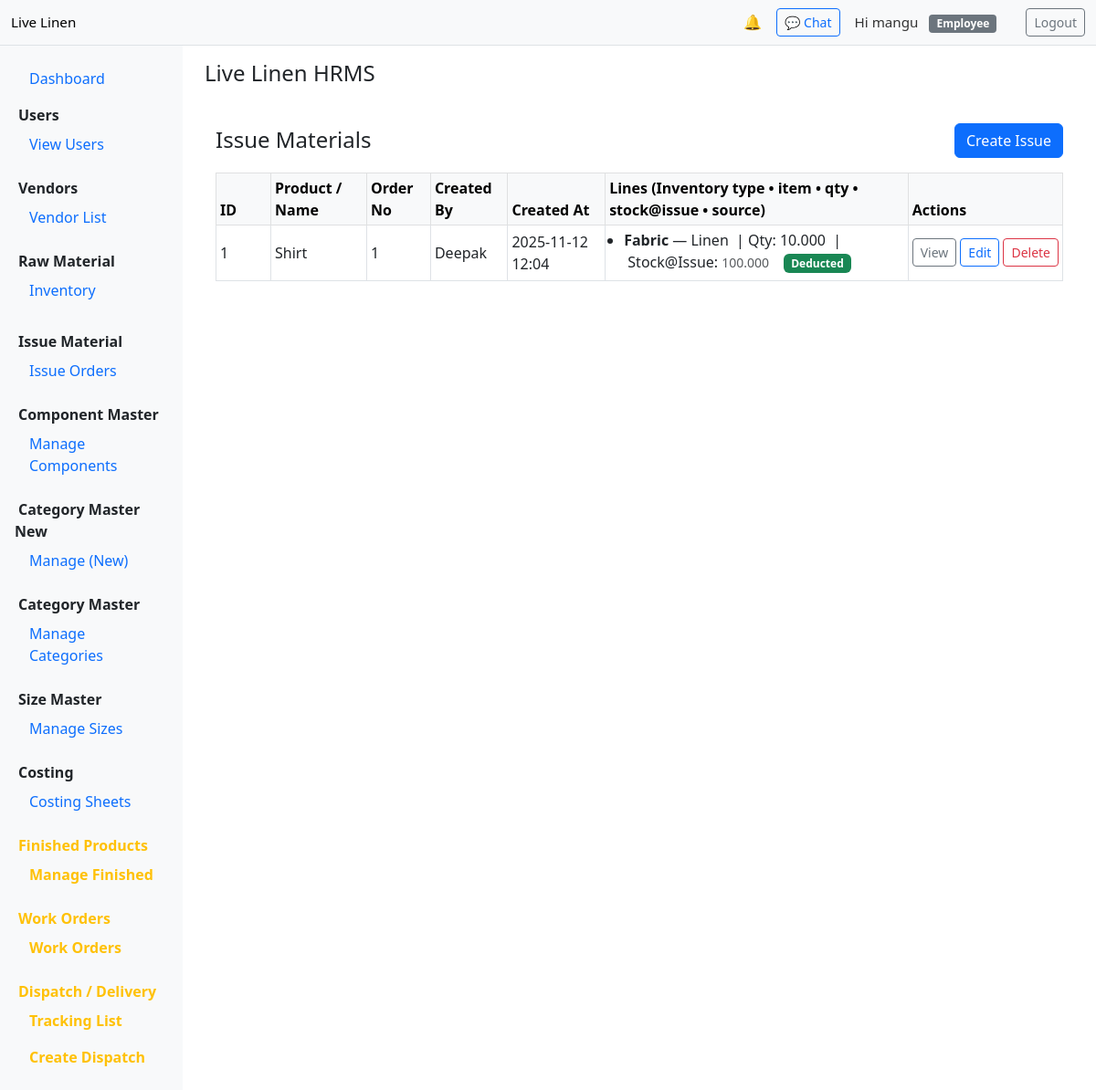
The app's page /issue-material/ (signed in) with its own data.
### issue_material/models.py (models this page shows, shortened)
class Issue(models.Model):
    product = models.CharField(max_length=255)
    order_no = models.CharField(max_length=255, blank=True, null=True)
    created_by = models.ForeignKey(
        settings.AUTH_USER_MODEL,
        on_delete=models.SET_NULL,
        null=True,
        blank=True,
        related_name="issues_created",
    )
    created_at = models.DateTimeField(default=timezone.now)
    notes = models.TextField(blank=True, null=True)
    class Meta:
        ordering = ("-created_at",)

class IssueLine(models.Model):
    INVENTORY_TYPE_ACCESSORY = "accessory"
    INVENTORY_TYPE_FABRIC = "fabric"
    INVENTORY_TYPE_PRINTED = "printed"
    INVENTORY_TYPE_CHOICES = (
        (INVENTORY_TYPE_ACCESSORY, "Accessory"),
        (INVENTORY_TYPE_FABRIC, "Fabric"),
        (INVENTORY_TYPE_PRINTED, "Printed"),
    )
    issue = models.ForeignKey(
        Issue,
        related_name="lines",
        on_delete=models.CASCADE,
    )
    inventory_type = models.CharField(max_length=30, choices=INVENTORY_TYPE_CHOICES)
    content_type = models.ForeignKey(ContentType, on_delete=models.CASCADE, null=True, blank=True)
    object_id = models.PositiveIntegerField(null=True, blank=True)
    inventory_object = GenericForeignKey("content_type", "object_id")
    item_name = models.CharField(max_length=255, blank=True, null=True)
    stock_at_issue = models.DecimalField(
        max_digits=12, decimal_places=3, null=True, blank=True
    )
    from_waste = models.BooleanField(default=False)
    qty = models.DecimalField(max_digits=12, decimal_places=3, default=0)
    created_at = models.DateTimeField(auto_now_add=True)
    class Meta:
        ordering = ("-created_at",)

### issue_material/views.py (the view)
def _list_issues_impl(request: HttpRequest) -> HttpResponse:
    try:
        Issue = _get_issue_model_safe()
    except LookupError as e:
        return HttpResponse(f"<h2>Configuration error</h2><p>{e}</p>", status=500)
    qs = Issue.objects.all().order_by("-id")
    page = request.GET.get("page", 1)
    per_page = request.GET.get("per_page", 25)
    try:
        per_page = int(per_page)
    except Exception:
        per_page = 25
    paginator = Paginator(qs, per_page)
    try:
        page_obj = paginator.page(page)
    except PageNotAnInteger:
        page_obj = paginator.page(1)
    except EmptyPage:
        page_obj = paginator.page(paginator.num_pages)
    context = {"object_list": page_obj.object_list, "page_obj": page_obj, "paginator": paginator}
    return render(request, TEMPLATE_LIST, context)

### templates/issue_forms/issue_list.html (shortened to what this page needs)
{% extends "base.html" %}
{% load static %}
{% block content %}
<div class="container py-4">
  <div class="d-flex justify-content-between align-items-center mb-3">
    <h4 class="mb-0">Issue Materials</h4>
    <a class="btn btn-primary" href="{% url 'issue_material:create_issue' %}">Create Issue</a>
  </div>
  {% if object_list %}
    <div class="table-responsive">
      <table class="table table-sm table-bordered align-middle">
        <thead class="table-light">
          <tr>
            <th style="width:60px">ID</th>
            <th>Product / Name</th>
            <th>Order No</th>
            <th>Created By</th>
            <th>Created At</th>
            <th>Lines (Inventory type • item • qty • stock@issue • source)</th>
            <th style="width:150px">Actions</th>
          </tr>
        </thead>
        <tbody>
          {% for obj in object_list %}
            <tr>
              <td class="align-middle">{{ obj.pk }}</td>
              <td class="align-middle">
                {{ obj.product|default:"--" }}
              </td>
              <td class="align-middle">
                {{ obj.order_no|default:"--" }}
              </td>
              <td class="align-middle">
                {% if obj.created_by %}
                  {{ obj.created_by.get_full_name|default:obj.created_by.username }}
                {% else %}
                  --
                {% endif %}
              </td>
              <td class="align-middle">
                {% if obj.created_at %}
                  {{ obj.created_at|date:"Y-m-d H:i" }}
                {% else %}
                  --
                {% endif %}
              </td>
              <td>
                {% if obj.lines.all %}
                  <ul class="mb-0 ps-3">
                    {% for line in obj.lines.all %}
                      <li class="mb-1">
                        <span class="fw-semibold">{{ line.inventory_type|title }}</span>
                         — {{ line.item_name|default:"(unknown item)" }}
                        &nbsp;|&nbsp;Qty: <span class="fw-medium">{{ line.qty }}</span>
                        {% if line.stock_at_issue is not None %}
                          &nbsp;|&nbsp;Stock@Issue: <small class="text-muted">{{ line.stock_at_issue }}</small>
                        {% endif %}
                        {% if line.from_waste %}
                          &nbsp;<span class="badge bg-secondary ms-2">From waste</span>
                        {% else %}
                          &nbsp;<span class="badge bg-success ms-2">Deducted</span>
                        {% endif %}
                      </li>
                    {% endfor %}
                  </ul>
                {% else %}
                  <small class="text-muted">— no lines —</small>
                {% endif %}
              </td>
              <td class="align-middle">
                <div class="d-flex gap-1">
                  <a class="btn btn-sm btn-outline-secondary" href="{% url 'issue_material:issue_detail' obj.pk %}">View</a>
                  <a class="btn btn-sm btn-outline-primary" href="{% url 'issue_material:issue_edit' obj.pk %}">Edit</a>
                  <form method="post" action="{% url 'issue_material:issue_delete' obj.pk %}" style="display:inline;">
                    <button type="submit" class="btn btn-sm btn-outline-danger">Delete</button>
                  </form>
                </div>
              </td>
            </tr>
          {% endfor %}
        </tbody>
      </table>
    </div>
  {% else %}
    <div class="alert alert-info">No issues found.</div>
  {% endif %}
</div>
{% endblock %}

### templates/base.html (shortened to what this page needs)
{% load static %}
<!doctype html>
<html>
<head>
  <link href="https://cdn.jsdelivr.net/npm/bootstrap@5.3.0/dist/css/bootstrap.min.css" rel="stylesheet">
</head>
<body>
<nav class="navbar navbar-expand-lg navbar-light bg-light border-bottom">
  <div class="container-fluid">
    {% url 'core:dashboard' as core_dashboard_url %}
    <a class="navbar-brand brand-small" href="{% if request.user.is_authenticated %}{{ core_dashboard_url|default:'#' }}{% else %}#{% endif %}">Live Linen</a>
    <div class="d-flex align-items-center ms-auto gap-3">
      {% if user.is_authenticated %}
        {% url 'workorders:notifications' as workorders_notifications_url %}
        <div>
          <a href="{{ workorders_notifications_url|default:'#' }}" class="text-decoration-none notif-bell" title="Notifications">
            🔔
          </a>
        </div>
        {% url 'chat:room' as chat_room_url %}
        <div>
          <a href="{{ chat_room_url|default:'#' }}" class="btn btn-outline-primary btn-sm notif-chat" title="Chat">
            💬 Chat
          </a>
        </div>
        <div class="me-3 user-greet">
          Hi {{ user.get_full_name|default:user.username }}
          {% if user.is_superuser or perms.components.add_costcomponent %}
            <span class="ms-2 badge bg-primary role-badge">Admin</span>
          {% else %}
            <span class="ms-2 badge bg-secondary role-badge">Employee</span>
          {% endif %}
        </div>
        {% url 'logout' as logout_url %}
        <div>
          <a class="btn btn-outline-secondary btn-sm" href="{{ logout_url|default:'#' }}">Logout</a>
        </div>
      {% else %}
        {% url 'login' as login_url %}
        <a class="btn btn-primary btn-sm" href="{{ login_url|default:'#' }}">Login</a>
      {% endif %}
    </div>
  </div>
</nav>
<div class="container-fluid">
  <div class="row">
    {% if request.user.is_authenticated %}
      <nav class="col-lg-2 d-none d-lg-block bg-light sidebar p-3">
        <ul class="nav flex-column">
          {% url 'core:dashboard' as core_dashboard_url %}
          <li class="nav-item mb-2">
            <a class="nav-link {% if request.path == '/dashboard/' %}active{% endif %}" href="{{ core_dashboard_url|default:'#' }}">Dashboard</a>
          </li>
          <li class="nav-item"><strong class="px-1">Users</strong></li>
          {% url 'core:create_user' as core_create_user_url %}
          {% url 'core:user_list' as core_user_list_url %}
          <li class="nav-item">
            <a class="nav-link {% if request.path == '/dashboard/users/' %}active{% endif %}" href="{{ core_user_list_url|default:'#' }}">View Users</a>
          </li>
          <li class="nav-item mt-3"><strong class="px-1">Vendors</strong></li>
          {% url 'vendors:create' as vendors_create_url %}
          {% url 'vendors:list' as vendors_list_url %}
          <li class="nav-item">
            <a class="nav-link {% if request.path == '/vendors/' %}active{% endif %}" href="{{ vendors_list_url|default:'#' }}">Vendor List</a>
          </li>
          <li class="nav-item mt-3"><strong class="px-1">Raw Material</strong></li>
          {% url 'rawmaterials:inventory' as rm_inventory_url %}
          <li class="nav-item">
            <a class="nav-link {% if request.path|slice:'0:13' == '/rawmaterials' %}active{% endif %}" href="{{ rm_inventory_url|default:'#' }}">Inventory</a>
          </li>
              {% url 'rawmaterials:fabric_create' as fabric_create_url %}
              {% url 'rawmaterials:accessory_create' as accessory_create_url %}
              {% url 'rawmaterials:printed_create' as printed_create_url %}
          <li class="nav-item mt-3"><strong class="px-1">Issue Material</strong></li>
          {% url 'issue_material:issue_list' as issue_list_url %}
          <li class="nav-item">
            <a class="nav-link d-flex justify-content-between align-items-center"
               data-bs-toggle="collapse"
               href="#issueMaterialSubmenu"
               role="button"
               aria-expanded="{% if request.path|slice:'0:14' == '/issue-material' %}true{% else %}false{% endif %}"
               aria-controls="issueMaterialSubmenu">
              <span>Issue Orders</span>
            </a>
                {% url 'issue_material:create_issue' as issue_create_url %}
          </li>
          <li class="nav-item mt-3"><strong class="px-1">Component Master</strong></li>
          {% url 'components:master_list' as components_master_list_url %}
          <li class="nav-item">
            <a class="nav-link d-flex justify-content-between align-items-center"
               data-bs-toggle="collapse"
               href="#componentMasterSubmenu"
               role="button"
               aria-expanded="{% if request.path|slice:'0:15' == '/components/master' %}true{% else %}false{% endif %}"
               aria-controls="componentMasterSubmenu">
              <span>Manage Components</span>
            </a>
                {% url 'components:master_create' as components_master_create_url %}
          </li>
          <li class="nav-item mt-3"><strong class="px-1">Category Master New</strong></li>
          {% url 'category_master_new:category_list' as category_master_new_list_url %}
          <li class="nav-item">
            <a class="nav-link d-flex justify-content-between align-items-center"
               data-bs-toggle="collapse"
               href="#categoryMasterNewSubmenu"
               role="button"
               aria-expanded="{% if request.path|slice:'0:18' == '/category-master-new' %}true{% else %}false{% endif %}"
               aria-controls="categoryMasterNewSubmenu">
              <span>Manage (New)</span>
            </a>
                {% url 'category_master_new:category_create' as category_master_new_create_url %}
          </li>
          <li class="nav-item mt-3"><strong class="px-1">Category Master</strong></li>
          {% url 'category_master:list' as category_master_list_url %}
          <li class="nav-item">
            <a class="nav-link d-flex justify-content-between align-items-center"
               data-bs-toggle="collapse"
               href="#categoryMasterSubmenu"
               role="button"
               aria-expanded="{% if request.path|slice:'0:16' == '/category-master' %}true{% else %}false{% endif %}"
               aria-controls="categoryMasterSubmenu">
              <span>Manage Categories</span>
            </a>
                {% url 'category_master:create' as category_master_create_url %}
          </li>
          <li class="nav-item mt-3"><strong class="px-1">Size Master</strong></li>
          {% url 'size_master:list' as size_master_list_url %}
          <li class="nav-item">
            <a class="nav-link d-flex justify-content-between align-items-center"
               data-bs-toggle="collapse"
               href="#sizeMasterSubmenu"
               role="button"
               aria-expanded="{% if request.path|slice:'0:12' == '/size-master' %}true{% else %}false{% endif %}"
               aria-controls="sizeMasterSubmenu">
              <span>Manage Sizes</span>
            </a>
                {% url 'size_master:create' as size_master_create_url %}
          </li>
          <li class="nav-item mt-3"><strong class="px-1">Costing</strong></li>
          {% url 'costing_sheet:list' as costing_list_url %}
          {% url 'costing_sheet:create' as costing_create_url %}
          <li class="nav-item">
            <a class="nav-link d-flex justify-content-between align-items-center"
               data-bs-toggle="collapse"
               href="#costingSubmenu"
               role="button"
               aria-expanded="{% if request.path|slice:'0:8' == '/costing' %}true{% else %}false{% endif %}"
               aria-controls="costingSubmenu">
              <span>Costing Sheets</span>
            </a>
          </li>
          <li class="nav-item mt-3"><strong class="px-1 section-yellow">Finished Products</strong></li>
          {% url 'finished_products:product_list' as fp_list_url %}
          <li class="nav-item">
            <a class="nav-link d-flex justify-content-between align-items-center section-yellow"
               data-bs-toggle="collapse"
               href="#finishedProductsSubmenu"
               role="button"
               aria-expanded="{% if request.path|slice:'0:17' == '/finished-products' %}true{% else %}false{% endif %}"
               aria-controls="finishedProductsSubmenu">
              <span class="section-yellow">Manage Finished</span>
            </a>
                {% url 'finished_products:product_create' as fp_create_url %}
          </li>
          <li class="nav-item mt-3"><strong class="px-1 section-yellow">Work Orders</strong></li>
          {% url 'workorders:list' as workorders_list_url %}
          <li class="nav-item">
            <a class="nav-link section-yellow {% if request.path|slice:'0:11' == '/workorders' %}active{% endif %}" href="{{ workorders_list_url|default:'#' }}">Work Orders</a>
          </li>
          {% if user.is_authenticated %}
            {% url 'dispatch:tracking' as dispatch_list_url %}
            {% url 'dispatch:new' as dispatch_new_url %}
            <li class="nav-item mt-3"><strong class="px-1 section-yellow">Dispatch / Delivery</strong></li>
            <li class="nav-item">
              <a class="nav-link d-flex justify-content-between align-items-center section-yellow {% if request.path|slice:'0:9' == '/dispatch' %}active{% endif %}" href="{{ dispatch_list_url|default:'#' }}">
                <span class="section-yellow">Tracking List</span>
              </a>
            </li>
            <li class="nav-item">
              <a class="nav-link section-yellow {% if request.path|slice:'0:13' == '/dispatch/new' %}active{% endif %}" href="{{ dispatch_new_url|default:'#' }}">Create Dispatch</a>
            </li>
          {% endif %}
        </ul>
      </nav>
    {% endif %}
    <main class="col-lg-10 content-area">
      <div class="container">
        <div class="d-flex justify-content-between align-items-center mb-3">
          <div>
            <h4 class="mb-0">{% block page_title %}Live Linen HRMS{% endblock %}</h4>
          </div>
        </div>
        {% block content %}{% endblock %}
      </div>
    </main>
  </div>
</div>
</body>
</html>

### records on screen
Issue: pk "1", product "Shirt", order_no "1", created_by.get_full_name "Deepak", created_at "2025-11-12 12:04"
IssueLine: inventory_type "Fabric", item_name "Linen", qty "10.000", stock_at_issue "100.000", from_waste "Deducted"

### other values on screen
{{ user.get_full_name|default:user.username }} "mangu"
